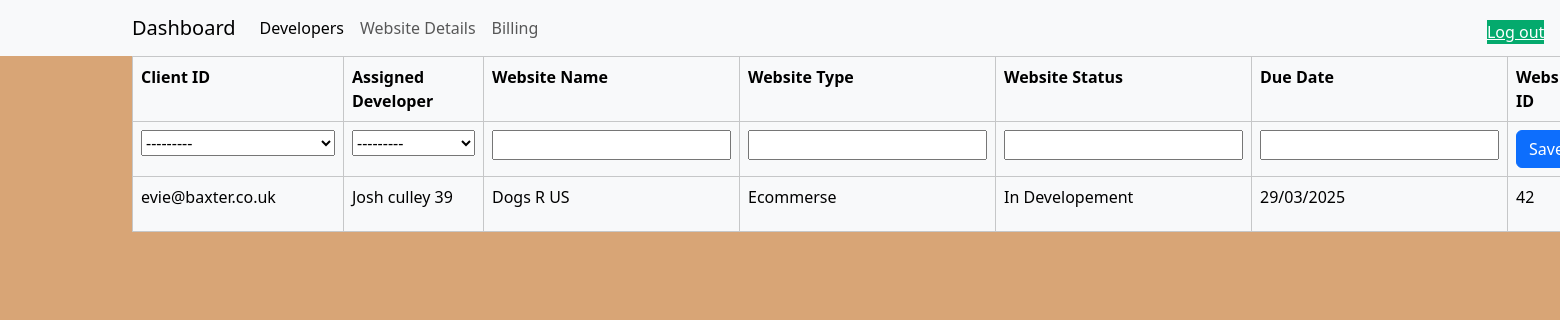
The page /admin_website_details on the database as committed earlier.
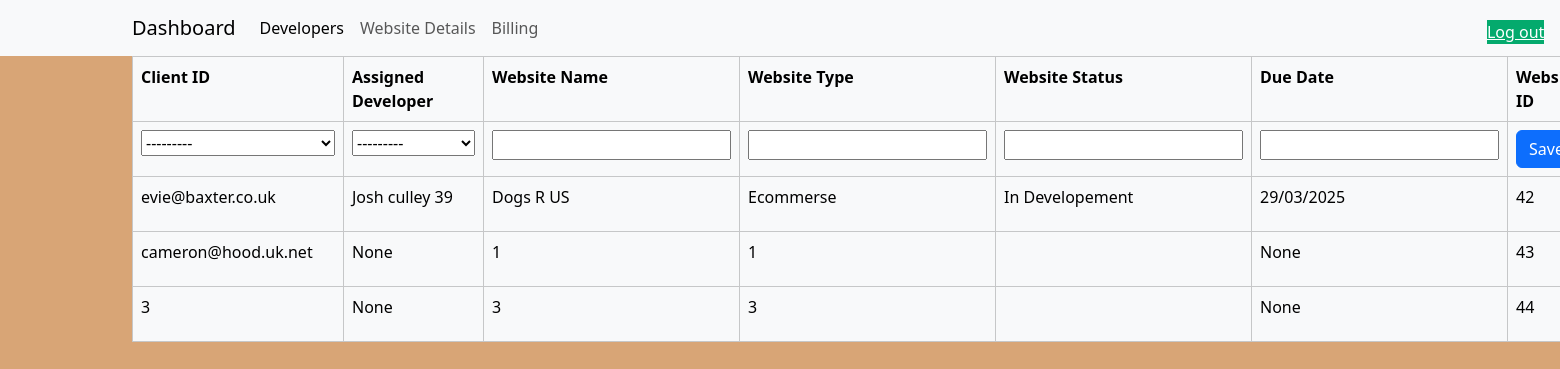
The same page on the database as committed later.
### WebDev/models.py (models this page shows, shortened)
class Developers(models.Model):
  DeveloperID = models.BigAutoField(auto_created=True, primary_key=True, blank=False, unique=True)
  FirstName = models.CharField(max_length=255, blank=False)
  LastName = models.CharField(max_length=255, blank=False)
  Gender = models.CharField(max_length=255, null=True)
  Email = models.CharField(max_length=255, blank=False )
  MobileNumber = models.CharField(max_length=255, blank=False)
  HomeNumber = models.CharField(max_length=255, null=True)
  def __str__(self):
    return '%s %s %s' % (self.FirstName, self.LastName, self.DeveloperID)

class Website_details(models.Model):
  WebsiteID = models.BigAutoField(auto_created=True, primary_key=True, blank=False, unique=True)
  ClientID = models.ForeignKey(User, on_delete=models.CASCADE)
  DeveloperID = models.ForeignKey(Developers, blank=True, null=True, on_delete=models.CASCADE)
  WebsiteName = models.CharField(max_length=255, blank=False)
  WebsiteType = models.CharField(max_length=255, blank=False)
  WebsiteStatus = models.CharField(max_length=255, blank=True)
  DueDate = models.CharField(max_length=255, blank=True, null=True)

### WebDev/views.py (the view, shortened to what this page needs)
# urls.py: path('admin_website_details', views.admin_website_details, name='admin_website_details'),  # admin website details
def admin_website_details(request):
    context ={}
    form = details_form()
    details = Website_details.objects.all()
    context['details'] = details
    context['form'] = form
    return render(request, 'WebDev/admin_website_details.html', context)

### WebDev/forms.py
class details_form(forms.ModelForm):
    class Meta:
        model=Website_details
        fields=['WebsiteID', 'ClientID', 'DeveloperID', 'WebsiteName','WebsiteType','WebsiteStatus','DueDate']

### WebDev/templates/WebDev/admin_website_details.html (shortened to what this page needs)
<!DOCTYPE html>
{% extends 'WebDev/base.html' %}
{% load static %}
{% block content %}
<head>
</head>
<a href="{% url 'home' %}" class="admin-button" style="position:absolute; right: 1%; top:1%; color: #ffffff;  background-color: #04AA6D;">Log out</a>
 <form method="post" action="{%url 'admin_website_details' %}">
<table class = "table table-bordered table-light">
    <tr><th>Client ID</th><th>Assigned Developer</th><th>Website Name</th><th>Website Type </th><th>Website Status</th><th>Due Date</th><th>Website ID</th><th>##############</th></tr>
    {% if not form.instance.WebsiteID %}
    <tr>
        {%include 'Webdev/web_save.html' %}
    </tr>
    {% endif %}
    {% for x in details %}
        <tr>
            {% if form.instance.WebsiteID == x.WebsiteID %}
            {%include 'Webdev/web_save.html' %}
            {% else %}
            <td>{{x.ClientID}}</td>
            <td>{{x.DeveloperID}}</td>
            <td>{{x.WebsiteName}}</td>
            <td>{{x.WebsiteType}}</td>
            <td>{{x.WebsiteStatus}}</td>
            <td>{{x.DueDate}}</td>
            <td>{{x.WebsiteID}}</td>
            {% endif %}
        </tr>
    {% endfor %}
    </table>
</form>
{% endblock %}

### WebDev/templates/WebDev/base.html (shortened to what this page needs)
<!DOCTYPE html>
<html lang="en">
<head>
    <link href="https://cdn.jsdelivr.net/npm/bootstrap@5.3.3/dist/css/bootstrap.min.css" rel="stylesheet">
</head>
    <header> {% include "WebDev/navbar.html" %}</header>
    <body style="background-color: #d8a576; background-size: 100px 80px; height: 2000px;; z-index: -10; background: linear-gradient(180deg, #d8a576 40%, #fff5e8 50%);">
    <div class ="container">
    {% block content %}
    {% endblock %}
    </div>
</body>
</html>

### WebDev/templates/WebDev/navbar.html (shortened to what this page needs)
{% load static %}
<nav class="navbar navbar-expand-lg navbar-light bg-light">
    <div class="container">
        <a class="navbar-brand" href="{% url 'admin_dashboard' %}">Dashboard</a>
        <div class="collapse navbar-collapse" id="navbarNavAltMarkup">
            <div class="navbar-nav">
                <a class="nav-item nav-link active" href="{% url 'devs' %}">Developers </a>
                <a class="nav-item nav-link" href="{% url 'admin_website_details' %}">Website Details</a>
                <a class="nav-item nav-link" href="{% url 'admin_billing' %}">Billing</a>
            </div>
        </div>
    </div>
</nav>

### WebDev/templates/WebDev/web_save.html
{%for field in form%}
        <td>{{ field }}</td>
    {%endfor%}
    <td><button class="btn btn-primary" name="web_save" value = "{{x.WebsiteID}}">Save </button></td>

Rows that differ between the two databases and show on the page:
added Website_details: ClientID "cameron@hood.uk.net", DeveloperID "None", WebsiteName "1", WebsiteType "1", DueDate "None", WebsiteID "43"
added Website_details: ClientID "3", DeveloperID "None", WebsiteName "3", WebsiteType "3", DueDate "None", WebsiteID "44"
